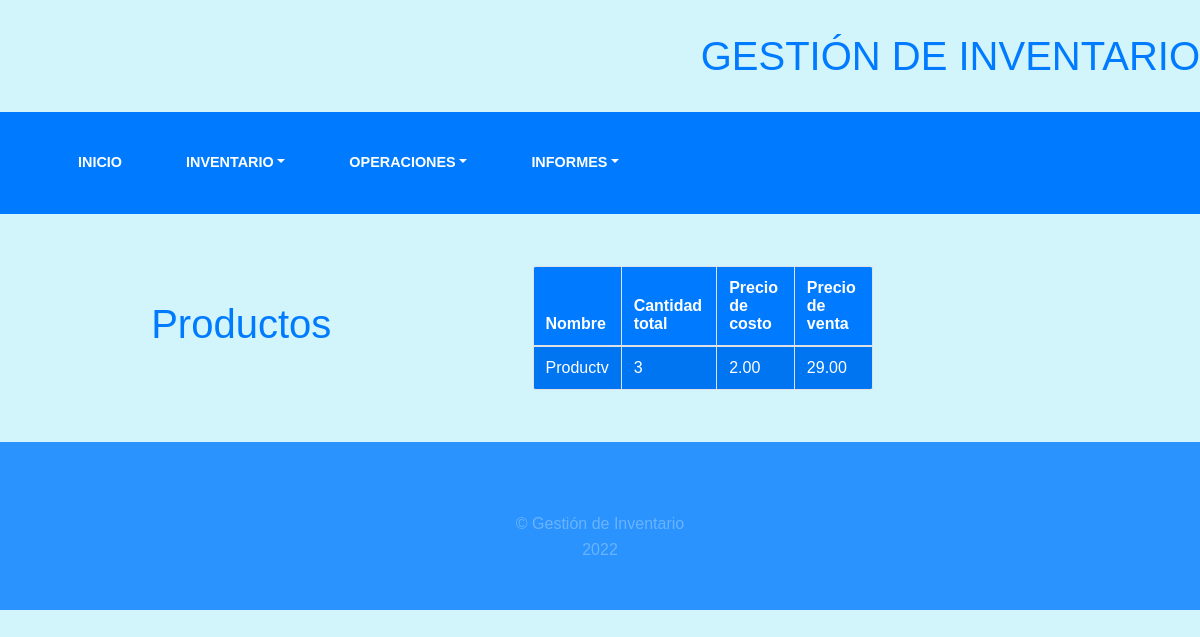
Before: /producto/listar-producto/ with the older database file.
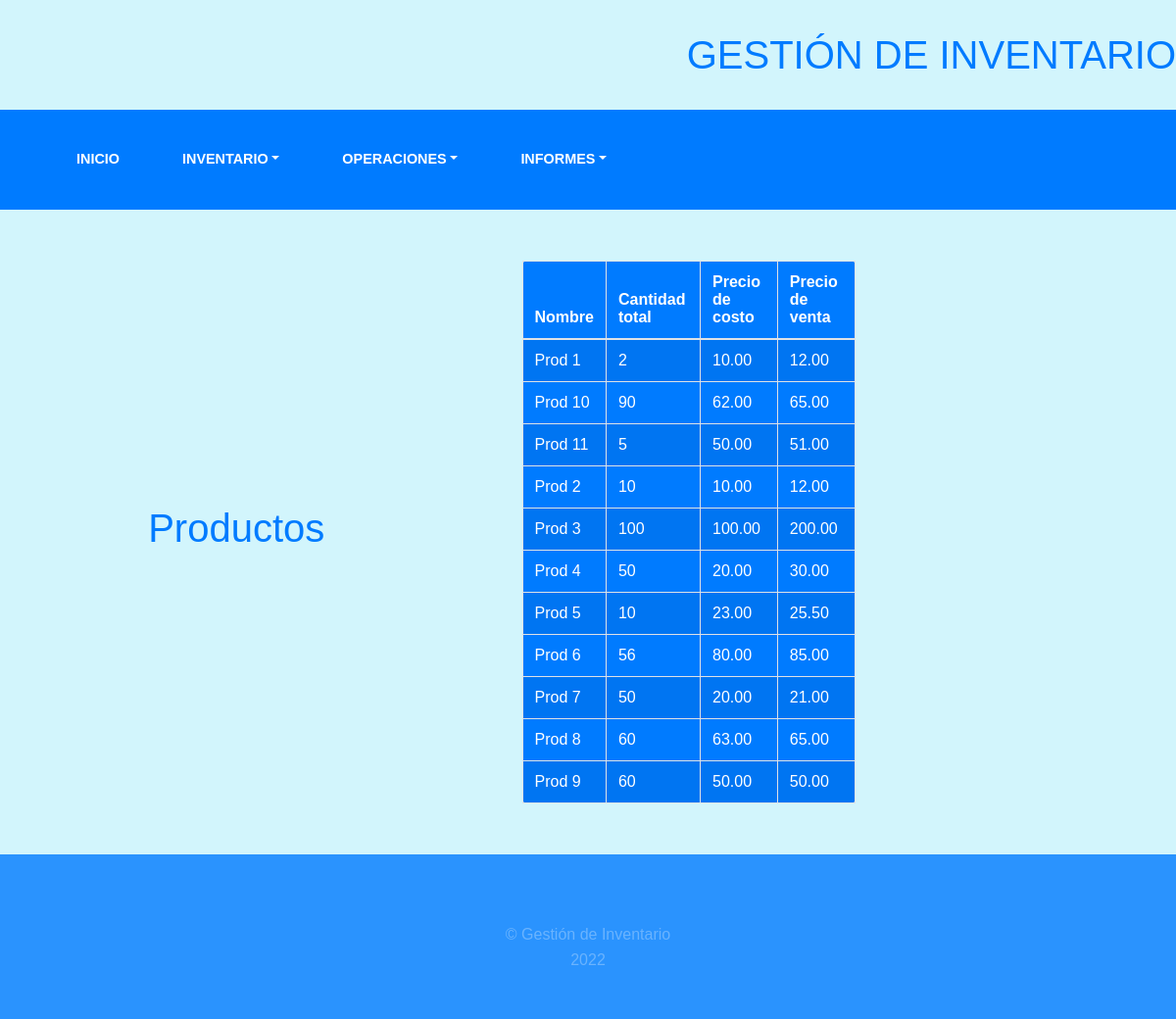
After: the same page with the newer database file.
### inventory/models.py (models this page shows, shortened)
class Producto(models.Model):
    nombre = models.CharField(max_length=20, unique=True)
    cantidad = models.IntegerField(default=0,validators=[MinValueValidator(0)])
    fecha_entrada = models.DateField()
    precio_costo = models.DecimalField(decimal_places=2, max_digits=10, default=0, validators=[MinValueValidator(0)])
    precio_venta = models.DecimalField(decimal_places=2, max_digits=10, default=0, validators=[MinValueValidator(0)])
    class Meta:
        verbose_name = "Producto"
        verbose_name_plural = "Productos"

### inventory/views.py (the view)
# urls.py: path('listar-producto/', views.ProductoListView.as_view(), name="list_product"),
class ProductoListView(ListView):
    model = Producto
    context_object_name = 'object'
    ordering = ['nombre']
    template_name = 'inventory/producto/list_product.html'

### templates/inventory/producto/list_product.html (shortened to what this page needs)
{% extends 'inventory/base.html' %}
{% block content %}
    <div class=" row ">
        <div class="col-5 d-flex align-items-center justify-content-center">
            <h1>Productos</h1>
        </div>
        <div class="letra_azul col-4 d-flex align-items-center justify-content-center">
            <div class="card-body">
                <table id="example" class="table table-striped table-bordered f_back" style="width:100%">
                    <thead>
                    <tr>
                        <th>Nombre</th>
                        <th>Cantidad total</th>
                        <th>Precio de costo</th>
                        <th>Precio de venta</th>
                    </tr>
                    </thead>
                    <tbody>
                    {% for f in object %}
                        <tr>
                            <td><a href="#">{{ f.nombre }}</a></td>
                            <td><a>{{ f.cantidad }}</a></td>
                            <td><a>{{ f.precio_costo }}</a></td>
                            <td><a>{{ f.precio_venta }}</a></td>
                        </tr>
                    {% endfor %}
                    </tbody>
                </table>
            </div>
        </div>
    </div>
{% endblock %}

### templates/inventory/base.html (shortened to what this page needs)
<html lang="en">
<head>
    {% load static %}
    <link href="{% static 'inventory/vendor/fontawesome-free/css/fontawesome.min.css' %}" rel="stylesheet">
    <link href="{% static 'inventory/vendor/css/bootstrap.css' %}" rel="stylesheet">
    <link href="{% static 'inventory/vendor/css/dataTables.bootstrap4.min.css' %}" rel="stylesheet">
    <link href="{% static 'inventory/vendor/css/buttons.bootstrap4.min.css' %}" rel="stylesheet">
    <link href="{% static 'inventory/css/gestion.css' %}" rel="stylesheet">
</head>
<body>
    <h1 class="site-heading text-right d-none d-lg-block">
        <span class="site-heading-lower">Gestión de Inventario</span>
    </h1>
    <nav class="navbar navbar-expand-lg navbar-dark py-lg-4 " id="mainNav">
        <div class="container">
            <div class="row">
                <nav class="navbar navbar-light navbar-expand-lg mainmenu">
                    <div class="btn-group collapse navbar-collapse" id="navbarSupportedContent">
                        <ul class="navbar-nav mr-auto">
                            <li class="nav-item px-lg-4"><a class="nav-link text-uppercase"
                                    href="{% url 'inv:Home' %}">Inicio</a>
                            </li>
                            <li class="nav-item dropdown px-lg-4">
                                <a class="nav-link text-uppercase text-expanded dropdown-toggle" href="#"
                                    id="navbarDropdown" role="button" data-toggle="dropdown" aria-haspopup="true"
                                    aria-expanded="false">Inventario</a>
                            </li>
                            <li class="nav-item dropdown px-lg-4">
                                <a class="nav-link text-uppercase text-expanded dropdown-toggle" href="#"
                                    id="navbarDropdown" role="button" data-toggle="dropdown" aria-haspopup="true"
                                    aria-expanded="false">Operaciones</a>
                            </li>
                            <li class="nav-item dropdown px-lg-4">
                                <a class="nav-link text-uppercase text-expanded dropdown-toggle" href="#"
                                    id="navbarDropdown" role="button" data-toggle="dropdown" aria-haspopup="true"
                                    aria-expanded="false">Informes</a>
                            </li>
                        </ul>
                    </div>
                </nav>
            </div>
        </div>
    </nav>
    {% block content %}
    {% endblock %}
    <footer class="footer text-faded text-center py-5">
        <div class="container">
            <p class="m-0 mbt1">&copy; Gestión de Inventario </p>
            {% now "Y" %}
        </div>
    </footer>
</body>
</html>

### static/inventory/css/gestion.css (style rules this page uses)
.f_back { background-color: rgb(0, 123, 255); margin-top: 2rem; margin-bottom: 2rem; border-radius: 5px ; color: white; }
body { font-family:Arial, Helvetica, sans-serif; background-color: rgb(210, 245, 252); background-attachment: fixed; background-position: center; background-size: cover; color:white; }
h1 { font-family:Arial, Helvetica, sans-serif; color:rgb(0, 123, 255); }
p { line-height: 1.75; }
a { color: rgba(255, 255, 255); }
.letra_azul { color: rgb(0, 123, 255); }
.site-heading { margin-top: 2rem; margin-bottom: 2rem; text-transform: uppercase; line-height: 1; font-family:Arial, Helvetica, sans-serif; }
.site-heading .site-heading-lower { font-size: rem; font-weight: 100; line-height: 3rem; }
#mainNav { background-color: rgba(0, 123, 255) ; font-family:Arial, Helvetica, sans-serif; }
#mainNav .navbar-nav .nav-item .nav-link { color: rgba(255, 255, 255); font-weight: 600; }
@media (min-width: 992px) { #mainNav .navbar-nav .nav-item .nav-link { font-size: 0.9rem; } }
.text-faded { color: rgba(255, 255, 255, 0.3); }
.footer { background-color: rgba(0, 123, 255, 0.8); }
.mbt1 { padding-top: 1.25rem; }

Changed rows visible on the page:
changed Producto: nombre "Productv" → "Prod 1"; cantidad "3" → "2"; precio_costo "2.00" → "10.00"; precio_venta "29.00" → "12.00"
added Producto: nombre "Prod 10", cantidad "90", precio_costo "62.00", precio_venta "65.00"
added Producto: nombre "Prod 11", cantidad "5", precio_costo "50.00", precio_venta "51.00"
added Producto: nombre "Prod 2", cantidad "10", precio_costo "10.00", precio_venta "12.00"
added Producto: nombre "Prod 3", cantidad "100", precio_costo "100.00", precio_venta "200.00"
added Producto: nombre "Prod 4", cantidad "50", precio_costo "20.00", precio_venta "30.00"
added Producto: nombre "Prod 5", cantidad "10", precio_costo "23.00", precio_venta "25.50"
added Producto: nombre "Prod 6", cantidad "56", precio_costo "80.00", precio_venta "85.00"
added Producto: nombre "Prod 7", cantidad "50", precio_costo "20.00", precio_venta "21.00"
added Producto: nombre "Prod 8", cantidad "60", precio_costo "63.00", precio_venta "65.00"
added Producto: nombre "Prod 9", cantidad "60", precio_costo "50.00", precio_venta "50.00"
